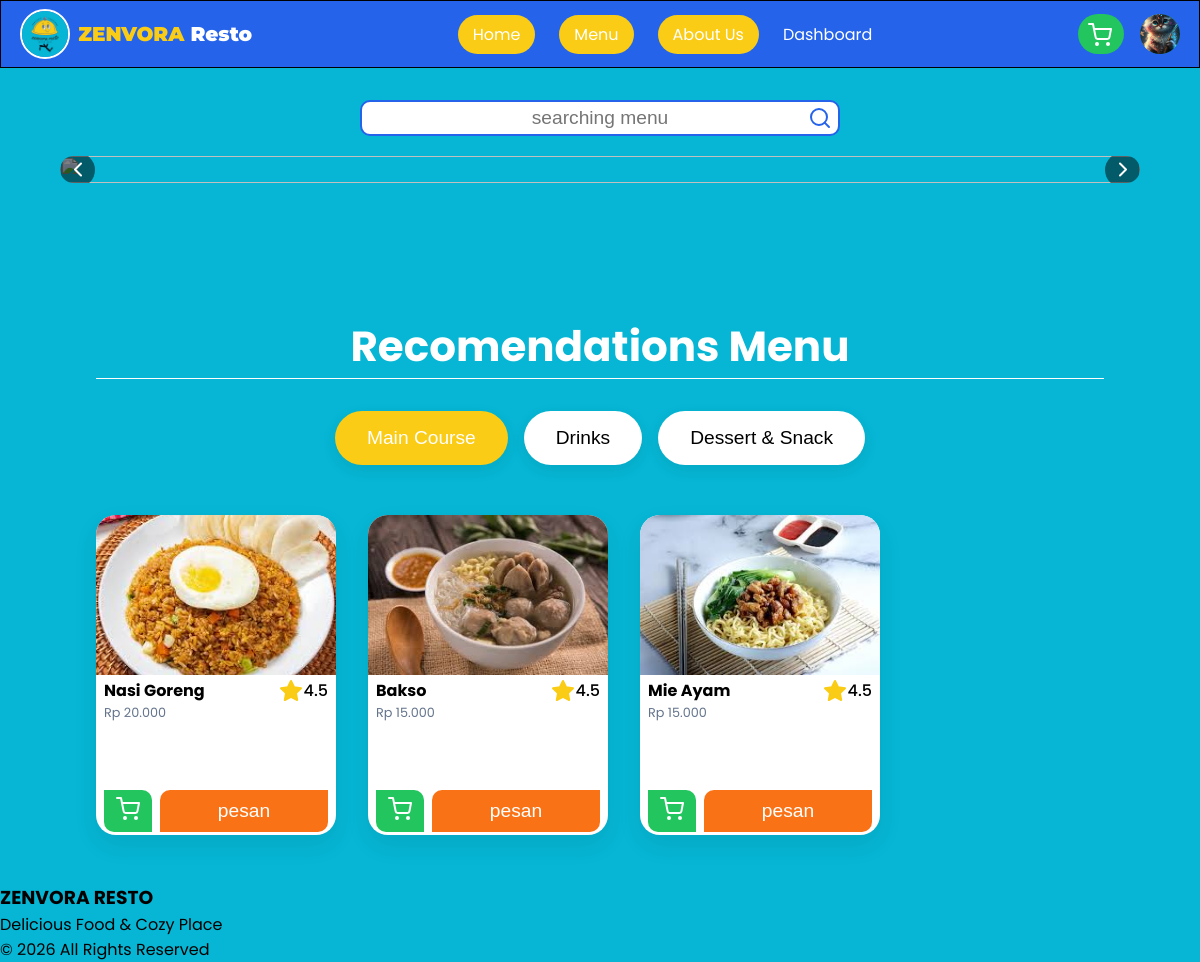
The app's page /index.php (signed in) with its own data.
### tables this page shows
CREATE TABLE `menus` (
  `id` int(11) NOT NULL,
  `category_id` int(11) DEFAULT NULL,
  `nama_menu` varchar(100) DEFAULT NULL,
  `deskripsi` text DEFAULT NULL,
  `harga` int(11) DEFAULT NULL,
  `gambar` varchar(255) DEFAULT NULL,
  `stok` int(11) DEFAULT NULL
);

### index.php (the view, shortened to what this page needs)
<?php
include 'database/koneksi.php';
include 'includes/header.php';
include 'includes/navbar.php';
$makanan = mysqli_query($conn, "SELECT * FROM menus Where category_id= 1 LIMIT 3");
?>
<section class="search-sect">
    <div class="search-menu">
        <input type="text" placeholder="searching menu">
        <button>
            <i data-feather="search"></i>
        </button>
    </div>
</section>
<section class="banner-sect">
    <div class="banner-slider">
        <div class="info-track">
            <div class="info-banner">
                <img src="assets/images/BANNER/1.png" alt="">
            </div>
        </div>
        <button class="prev">
            <i data-feather="chevron-left"></i>
        </button>
        <button class="next">
            <i data-feather="chevron-right"></i>
        </button>
    </div>
</section>
<section class="menu-recomend">
    <div class="menu-recomend-tittle">
        <h2>Recomendations Menu</h2>
    </div>
    <div class="menu">
        <div class="menu-filter main">
            <button class="filter-btn active" data-category="main">
                Main Course
            </button>
            <button class="filter-btn" data-category="drinks">
                Drinks
            </button>
            <button class="filter-btn" data-category="desserts">
                Dessert & Snack
            </button>
        </div>
        <div class="menu-container">
            <?php while($item = mysqli_fetch_assoc($makanan)){ ?>
            <div class="menu-card main">
                <div class="menu-img">
                    <img src="assets/images/Menu/<?= $item['gambar']; ?>" alt="<?= $item['nama_menu']; ?>">
                </div>
                <div class="menu-desc">
                    <div class="tittle">
                        <h3><?= $item['nama_menu'] ?></h3>
                        <div class="rating">
                            <i data-feather="star"></i>
                            <span>4.5</span>
                        </div>
                    </div>
                    <p>Rp <?= number_format($item['harga'],0,',','.'); ?></p>
                </div>
                <form method="POST">
                    <div class="menu-footer">
                    <button type="submit" name="cart"  class="cart-btn">
                        <i data-feather="shopping-cart"></i>
                    </button>
                    <button class="pesan-btn">pesan</button>
                </div>
                </form>
            </div>
            <?php } ?>
        </div>
    </div>
</section>
<?php include 'includes/footer.php'; ?>

### assets/css/style.css (style rules this page uses)
:root { --main-color: #06b6d4; --secondary-color: #2563EB; --font-main-color: #ffffff; --font-secondary-color:#64748B; --font-navbar: #facc15; --alert-main: #F97316 }
* { margin: 0; padding: 0; box-sizing: border-box; }
body { background: var(--main-color); color: #000000; font-family: "Poppins", sans-serif; }
.search-sect { width:100%; display:flex; justify-content:center; align-items:center; margin-top:2rem; }
.search-sect .search-menu { position: relative; width: 30rem; }
.search-sect .search-menu input { width: 100%; text-align: center; padding: 5px 8rem; font-size: 1.2rem; border-radius: 10px; border: solid 2px var(--secondary-color); }
.search-sect .search-menu button { position: absolute; right: 0; top:50%; transform:translateY(-50%); width:40px; height:40px; border-radius:50%; border: none; color: var(--secondary-color); background: transparent; display:flex; justify-content:center; align-items:center; cursor:pointer; }
.banner-sect { width: 100%; padding: 20px 5%; margin-bottom: 4rem; }
.banner-sect .banner-slider { width:100%; overflow:hidden; border-radius:20px; position:relative; }
.banner-sect .banner-slider .info-track { display:flex; transition: 0.5s ease-in-out; }
.banner-sect .banner-slider .info-track .info-banner { min-width:100%; }
.banner-sect .banner-slider .info-track .info-banner img { width:100%; height: 100%; object-fit:cover; border-radius:20px; }
.banner-sect .banner-slider .prev,.next { position: absolute; top:50%; transform:translateY(-50%); width:35px; height:35px; border:none; border-radius:50%; background:rgba(0,0,0,0.5); color:white; display:flex; justify-content:center; align-items:center; cursor:pointer; z-index:10; transition:0.3s; }
.banner-sect .banner-slider .prev { left: 0; }
.banner-sect .banner-slider .next { right: 0; }
.menu-recomend { width: 100%; padding: 3rem 8%; }
.menu-recomend .menu-recomend-tittle { text-align: center; margin-bottom: 2rem; }
.menu-recomend .menu-recomend-tittle h2 { font-size: 42px; color: #ffffff; border-bottom: solid 1px #ffffff; margin-bottom: 2rem; }
.menu-recomend .menu-filter { display: flex; justify-content: center; gap: 1rem; flex-wrap: wrap; margin-bottom: 50px; }
.menu-recomend .menu-filter .filter-btn { border: none; padding: 1rem 2rem; border-radius: 50px; background: white; color: #000000; cursor: pointer; font-size: 1.2rem; font-weight: 500; transition: 0.3s ease; box-shadow: 0 5px 15px rgba(0,0,0,0.08); }
.menu-recomend .menu-filter .filter-btn.active { background: var(--font-navbar); color: white; }
.menu-recomend .menu-container { display: flex; gap: 2rem; }
.menu-recomend .menu-container .menu-card { background: white; width: 15rem; height: 20rem; border-radius: 20px; overflow: hidden; box-shadow: 0 10px 25px rgba(0,0,0,0.08); transition: 0.3s ease; }
.menu-recomend .menu-container .menu-card .menu-img { width: 100%; height: 10rem; margin-bottom: 0.2rem; }
.menu-recomend .menu-container .menu-card .menu-img img { width: 100%; height: 100%; object-fit: cover; }
.menu-recomend .menu-container .menu-card .menu-desc { padding: 0 0.5rem 0 0.5rem; width: 100%; height: 5.5rem; margin-bottom: 1.5rem; }
.menu-recomend .menu-container .menu-card .menu-desc .tittle { display: flex; justify-content: space-between; align-items: center; }
.menu-recomend .menu-container .menu-card .menu-desc .tittle h3 { font-size: 1rem; color: #000000; }
.menu-recomend .menu-container .menu-card .menu-desc .tittle .rating { display: flex; align-items: center; justify-content: center; gap: 1px; }
.menu-recomend .menu-container .menu-card .menu-desc .tittle .rating svg { color: #facc15; fill: #facc15; }
.menu-recomend .menu-container .menu-card .menu-desc .tittle .rating span { font-size: 1rem; color: #000000; font-weight: 500; }
.menu-recomend .menu-container .menu-card .menu-desc p { color: #64748b; line-height: 1.6; font-size: 0.8rem; margin-bottom: 1rem; }
.menu-recomend .menu-container .menu-card .menu-footer { height: 2.6rem; width: 100%; display: flex; gap: 0.5rem; margin-bottom: 0; padding: 0 0.5rem 0 0.5rem; }
.cart-btn { width: 3rem; height: 100%; border: none; border-radius: 0 10px; background: #22C55E; color: #ffffff; cursor: pointer; transition: 0.3s ease; }
.pesan-btn { width: 100%; flex: 1; border: none; border-radius: 10px 0; background: var(--alert-main); color: white; cursor: pointer; font-size: 1.2rem; font-weight: 500; transition: 0.3s ease; }

### records on screen
menus: gambar (picture), nama_menu "Nasi Goreng", harga "20.000"
menus: gambar (picture), nama_menu "Bakso", harga "15.000"
menus: gambar (picture), nama_menu "Mie Ayam", harga "15.000"
